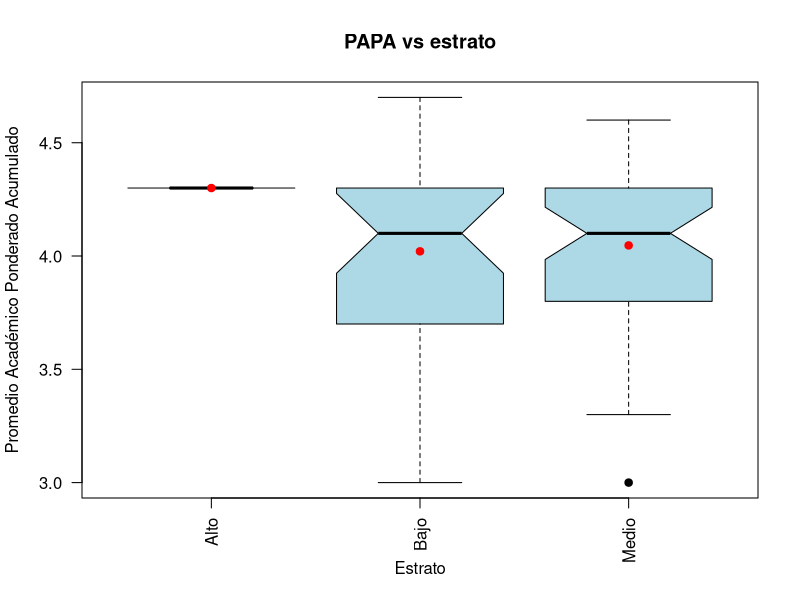

Source code (R):
## ---- chunk 1
knitr::opts_chunk$set(
	echo = FALSE,
	message = FALSE,
	warning = FALSE)
## ---- chunk 2
## Paquetes usados en el análisis.
library(tidyverse)
## ---- chunk 3
## Lectura de una base de datos tipo ".csv"
encuesta <- read.csv("encuesta1.csv")
## ---- chunk 4
## Vista de la estructura general de la BD.
glimpse(encuesta)
## ---- chunk 5
summary(encuesta)
## ---- chunk 6
## Convertimos la variable Enviado.el. a tipo POSIXct (DATE TIME)
encuesta <- encuesta %>% 
  mutate(Enviado.el. = as.POSIXct(strptime(Enviado.el., format = "%d/%m/%Y %H:%M:%S")))


## Convertimos la variable Q02_FechaNac a tipo DATE
encuesta <- encuesta %>% 
  mutate(Q02_FechaNac = as.Date(as.character(Q02_FechaNac), "%Y-%m-%d"))

## Convertimos la variable Q07_FechaSaber11 a tipo DATE
encuesta <- encuesta %>% 
  mutate(Q07_FechaSaber11 = as.Date(as.character(Q07_FechaSaber11),"%Y-%m-%d"))
## ---- chunk 7
encuesta <- encuesta %>% mutate_if(is.character, as.factor)
## ---- chunk 8
estrato_etiquetado <- encuesta$Q10_Estrato
estrato_etiquetado = factor(estrato_etiquetado,
                            levels = levels(estrato_etiquetado),
                            labels = c("Bajo","Bajo","Medio","Medio","Alto",NA),
                            ordered = F)
## ---- chunk 9
encuesta <- encuesta %>% 
  mutate(Q10_Estrato = as.character(encuesta$Q10_Estrato))

encuesta$Q10_Estrato[(encuesta$Q10_Estrato ==	 "2 : 1" |  encuesta$Q10_Estrato == "3 : 2")] <- "Bajo"

encuesta$Q10_Estrato[(encuesta$Q10_Estrato ==	 "4 : 3" |  encuesta$Q10_Estrato == "5 : 4")] <- "Medio"

encuesta$Q10_Estrato[(encuesta$Q10_Estrato ==	 "6 : 5"  )] <- "Alto"

encuesta$Q10_Estrato[(encuesta$Q10_Estrato ==	 "8 : No se conoce"  )] <- NA
encuesta <- encuesta %>% 
  mutate(Q10_Estrato = as.factor(encuesta$Q10_Estrato))

## ---- chunk 10
encuesta$Q08_PAPA[encuesta$Q08_PAPA == 45 & !is.na(encuesta$Q08_PAPA)] <- 4.5
## ---- chunk 11
saber11 <- vector("integer", length(encuesta$Q05_Saber11))
for(i in seq_along(encuesta$Q07_FechaSaber11)){
  valor<-0
  if(!is.na(encuesta$Q05_Saber11[[i]]) & encuesta$Q07_FechaSaber11[[i]] < as.Date("2000-01-01")) {
    valor <- (5*(encuesta$Q05_Saber11[[i]]-100))/3
    if(valor >= 0 & valor <= 500){
      saber11[[i]] <- round(valor,0)
    } else {
      saber11[[i]] <- encuesta$Q05_Saber11[[i]]
    }
  } else if(!is.na(encuesta$Q05_Saber11[[i]]) & encuesta$Q07_FechaSaber11[[i]] >= as.Date("2000-01-01") &
        encuesta$Q07_FechaSaber11[[i]] < as.Date("2012-01-01")){
            valor <- encuesta$Q05_Saber11[[i]]*5
            if(valor >= 0 & valor <= 500){
              saber11[[i]] <- valor
            } else {
              saber11[[i]] <- encuesta$Q05_Saber11[[i]]
            }
  } else if(!is.na(encuesta$Q05_Saber11[[i]]) & encuesta$Q07_FechaSaber11[[i]] >= as.Date("2012-01-01")){
            saber11[[i]] <- encuesta$Q05_Saber11[[i]]
  } else{
      saber11[[i]] <- encuesta$Q05_Saber11[[i]]
  }
}

encuesta$Q05_Saber11 = saber11
## ---- chunk 12
# Cálculo de la edad
edad <- as.numeric(as.Date("2021-06-30") - encuesta$Q02_FechaNac)/365.25
## ---- chunk 13
## Creamos la variable area que contiene la variable Q24_area etiquetada como "Correcto/Incorrecto"  
area <- encuesta$Q24_area
area = factor(area, 
              levels = levels(area),
              labels = c("Incorrecto","Incorrecto","Incorrecto","Correcto","Incorrecto","Incorrecto"),
              ordered = F)

## ---- chunk 14
## Creamos la variable divisor que contiene la variable Q26_Divisor etiquetada como "Correcto/Incorrecto".
divisor = if_else(encuesta$Q26_Divisor..f.es.divisor.de.g.2.==1 & encuesta$Q26_Divisor..f.es.divisor.de.gh.==1 & encuesta$Q26_Divisor..f.es.divisor.de.h.g==1, "Correcto", "Incorrecto")
divisor

## ---- chunk 15
glimpse(encuesta)
## ---- chunk 16
summary(encuesta)

## ---- chunk 17
# t_gen <- table(encuesta$Q01_Genero)
# t_gen
# ```
# ```{r}
# t_gen_p <- t_gen / sum(t_gen) * 100
# t_gen_p
## ---- chunk 18
# bp1 <- barplot(t_gen_p, las = 1, ylim = c(0, 100), col = "lightgreen")
# text(bp1, t_gen_p + 10, paste(round(t_gen_p, 1), "%"))
## ---- chunk 19
# m_gen_p <- as.matrix(t_gen_p)
# bp2 <- barplot(m_gen_p, beside = FALSE, xlim = c(0, 4),
#                ylim = c(0, 110),
#                col = c("blue", "red", "green3"))
# text(1.3, cumsum(m_gen_p) - m_gen_p/2, 
#      paste(rownames(m_gen_p), round((m_gen_p), 1), "%"),
#      adj = 0)
## ---- chunk 20
# pie(t_gen_p, labels = paste(names(t_gen_p), round(t_gen_p, 1), "%"),
#     col = c("blue", "red", "green3"))
## ---- chunk 21
# summary(encuesta$Edad)
## ---- chunk 22
##hist(encuesta$Edad)
## ---- chunk 23
##hist(encuesta$Edad, nclass = 20)
## ---- chunk 24
# paramAnt <- par(no.readonly = TRUE)
# hist(encuesta$Edad, freq = FALSE, nclass = 20, col = "#a0c39f",
#      las = 1, 
#      main = "Distribución de la edad",
#      xlab = "Edad (años)",
#      ylab = "Densidad",
#      ylim = c(0, 0.20),
#      xlim = c(15, 40))
# lines(density(encuesta$Edad), col = "orange", lwd = 3)
# rug(encuesta$Edad)
# par(paramAnt)
## ---- chunk 25
# promedioEdad <- mean(encuesta$Edad)
# medianaEdad <- median(encuesta$Edad)
# desv_Est_Edad <- sd(encuesta$Edad)
# 
# boxplot(encuesta$Edad, horizontal = TRUE,
#         main = "Boxplot para edad", 
#         col = "lightblue",
#         pch = 19, notch = TRUE)
# points(promedioEdad, 
#        1, 
#        pch = 19, 
#        col = c("red", "purple"))
# legend("topright", 
#        title = "Convención",
#        legend = c("Promedio", "Error estandard"), 
#        col = "red", 
#        pch = c(19, NA),
#        lty = c(NA, 1))
# arrows(promedioEdad -  desv_Est_Edad / sqrt(nrow(encuesta)), 1,
#          promedioEdad + desv_Est_Edad / sqrt(nrow(encuesta)), 1,
#          angle = 90,
#          length = 0.1, 
#          code = 3,
#          col = "red")
## ---- chunk 26
#with(encuesta, plot(Q10_Estrato, Q08_PAPA, notch = TRUE))
## ---- chunk 27
# encuesta_Estrato1 <- encuesta %>% 
#   filter(Q10_Estrato == "2 : 1")
# dotchart(encuesta_Estrato1$Q08_PAPA)
# summary(encuesta_Estrato1$Q08_PAPA)
## ---- chunk 28
# with(encuesta, plot(Q01_Genero, Q08_PAPA, notch = TRUE))
## ---- chunk 29
# with(encuesta, scatter.smooth(tiempo_usado, Q08_PAPA))
## ---- chunk 30
# with(encuesta, plot(Q27_PorcentDivisor))
# lines(1:nrow(encuesta), rep(pt_p2[3], nrow(encuesta)), 
#       col = "red")
## ---- chunk 31
# enc_acert_p2 <- encuesta %>% 
#   filter(puntaje_pregunta2 == 3)
# enc_no_acert_p2 <- encuesta %>% 
#   filter(puntaje_pregunta2 != 3)
# op <- par(no.readonly = TRUE)
# par(mfrow = c(1, 2))
# prom_Q27 <- mean(enc_acert_p2$Q27)
# with(enc_acert_p2, plot(Q27_PorcentDivisor, ylim = c(0, 100)))
# lines(1:nrow(enc_acert_p2), rep(prom_Q27, nrow(enc_acert_p2)), 
#       col = "red")
# prom_Q27_na <- mean(enc_no_acert_p2$Q27, na.rm = TRUE, ylim = c(0, 100))
# with(enc_no_acert_p2, plot(Q27_PorcentDivisor))
# lines(1:nrow(enc_no_acert_p2), rep(prom_Q27_na, nrow(enc_no_acert_p2)), 
#       col = "red")
# par(op)
## ---- chunk 32
# encuesta_sist_estad <- encuesta %>% 
#   filter(Q03_Carrera %in% c("2 : Ingeniería de sistemas e informática",
#                             "3 : Estadística")) %>% 
#   droplevels()
# 
# encuesta_sist_estad_resumen <- encuesta_sist_estad %>%
#   group_by(Q03_Carrera) %>% 
#   mutate(num_estud_carrera = n()) %>% 
#   group_by(Carrera_instala, num_estud_carrera) %>% 
#   summarise(num_estud_noNA = sum(!is.na(Q08_PAPA)),
#             prom_PAPA = mean(Q08_PAPA, na.rm = TRUE),
#             desv_PAPA = sd(Q08_PAPA, na.rm = TRUE)) %>% 
#   mutate(porcent_x_carrera = num_estud_noNA / num_estud_carrera * 100)
# encuesta_sist_estad_resumen %>% data.frame()
## ---- chunk 33
# op <- par(no.readonly = TRUE)
# par(mar = op$mar + c(15, 0, 0, 0))
# with(encuesta_sist_estad, 
#      plot(Carrera_instala, Q08_PAPA, notch = TRUE,
#           las = 2, width = sqrt(encuesta_sist_estad_resumen$porcent_x_carrera),
#           col = "lightblue",
#           main = "PAPA vs carrera e instalación de softwares R y RStudio",
#           ylab = "Promedio Académico Ponderado Acumulado",
#           xlab = "",
#           pch = 19))
# with(encuesta_sist_estad_resumen, 
#      points(Carrera_instala, prom_PAPA, 
#            col = "red", pch = 19))
# legend("topleft", legend = c("0 No instaló ni R ni RStudio",
#                              "1 Solo instaló R",
#                              "2 Solo instaló RStudio",
#                              "3 Instaló ambos"))
# legend(0.5, 3.4, legend = c("Promedio"),
#        pch = 19, col = "red")
# text(0.5, 3.1, "El ancho de las cajas es proporcional a la raíz cuadrada del porcentaje de los estudiantes en cada carrera",
#      cex = 0.8, pos = 4)
# par(op)
## ---- chunk 34
t1 <- table(encuesta$Q14_RecursosInformaticos..Wifi.propio)
## ---- chunk 35

## ---- chunk 36
estratos_sin_na <- encuesta %>%
  filter(Q10_Estrato == "Alto" | Q10_Estrato == "Medio" | Q10_Estrato == "Bajo")
  

tabla_PAPA <- estratos_sin_na %>%
  group_by(Q10_Estrato) %>% 
  summarise(num_estud = sum(!is.na(Q08_PAPA)),
            prom_PAPA = mean(Q08_PAPA, na.rm = TRUE),
            desv_PAPA = sd(Q08_PAPA, na.rm = TRUE)) 
tabla_PAPA <- data.frame(tabla_PAPA)
tabla_PAPA
## ---- chunk 37

 with(encuesta, 
      plot(Q10_Estrato, Q08_PAPA, notch = TRUE,
           las = 2,
           col = "lightblue",
           main = "PAPA vs estrato",
           ylab = "Promedio Académico Ponderado Acumulado",
           xlab = "Estrato",
           pch = 19))
 with(tabla_PAPA, 
      points(Q10_Estrato, prom_PAPA, 
            col = "red", pch = 19))
## ---- chunk 38
# encuesta_sist_estad <- encuesta %>% 
#   filter(Q03_Carrera %in% c("2 : Ingeniería de sistemas e informática",
#                             "3 : Estadística")) %>% 
#   droplevels()
# 
# encuesta_sist_estad_resumen <- encuesta_sist_estad %>%
#   group_by(Q03_Carrera) %>% 
#   mutate(num_estud_carrera = n()) %>% 
#   group_by(Carrera_instala, num_estud_carrera) %>% 
#   summarise(num_estud_noNA = sum(!is.na(Q08_PAPA)),
#             prom_PAPA = mean(Q08_PAPA, na.rm = TRUE),
#             desv_PAPA = sd(Q08_PAPA, na.rm = TRUE)) %>% 
#   mutate(porcent_x_carrera = num_estud_noNA / num_estud_carrera * 100)
# encuesta_sist_estad_resumen %>% data.frame()
## ---- chunk 39
# op <- par(no.readonly = TRUE)
# par(mar = op$mar + c(15, 0, 0, 0))
# with(encuesta_sist_estad, 
#      plot(Carrera_instala, Q08_PAPA, notch = TRUE,
#           las = 2, width = sqrt(encuesta_sist_estad_resumen$porcent_x_carrera),
#           col = "lightblue",
#           main = "PAPA vs carrera e instalación de softwares R y RStudio",
#           ylab = "Promedio Académico Ponderado Acumulado",
#           xlab = "",
#           pch = 19))
# with(encuesta_sist_estad_resumen, 
#      points(Carrera_instala, prom_PAPA, 
#            col = "red", pch = 19))
# legend("topleft", legend = c("0 No instaló ni R ni RStudio",
#                              "1 Solo instaló R",
#                              "2 Solo instaló RStudio",
#                              "3 Instaló ambos"))
# legend(0.5, 3.4, legend = c("Promedio"),
#        pch = 19, col = "red")
# text(0.5, 3.1, "El ancho de las cajas es proporcional a la raíz cuadrada del porcentaje de los estudiantes en cada carrera",
#      cex = 0.8, pos = 4)
# par(op)
